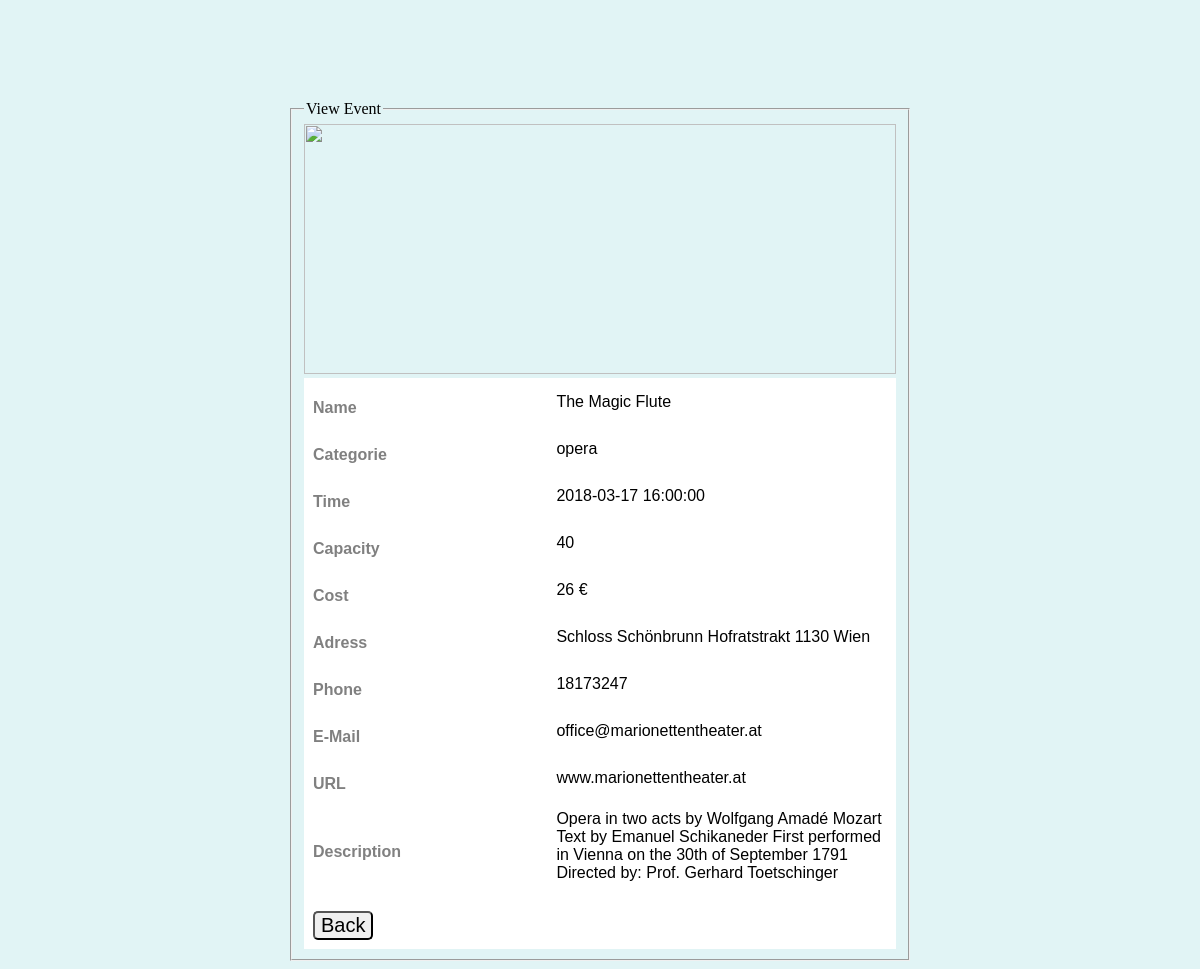
Screenshot of /PHP/Ying/view.php?id=1 with the database file from the repository.
### tables this page shows
CREATE TABLE `allE` (
  `id` int(11) NOT NULL,
  `name` varchar(555) NOT NULL,
  `categorie` varchar(111) NOT NULL,
  `eTime` datetime NOT NULL,
  `description` varchar(1255) NOT NULL,
  `capacity` int(150) DEFAULT NULL,
  `cost` int(11) NOT NULL,
  `adress` varchar(500) DEFAULT NULL,
  `email` varchar(100) DEFAULT NULL,
  `phone` int(50) DEFAULT NULL,
  `url` varchar(250) DEFAULT NULL,
  `sImg` varchar(500) NOT NULL,
  `bImg` varchar(500) NOT NULL
);

### PHP/Ying/view.php (the view, shortened to what this page needs)
<?php
require_once 'actions/connect.php';
if($_GET['id']) {
    $id = $_GET['id'];
    $sql = "SELECT * FROM allE WHERE id = {$id}";
    $result = $conn->query($sql);
    $data = $result->fetch_assoc();
?>
<!DOCTYPE html>
<html>
    <head>
    </head>
    <body>
    <fieldset>
        <legend>View Event</legend>
        <form action="actions/a_create.php" method="post">
            <table cellspacing="0" cellpadding="0">
                 <img src='<?php echo $data['bImg'] ?>' style='width:100%;height:250px;'>
                <tr>
                    <th>Name</th>
                    <td><?php echo $data['name'] ?></td>
                </tr>
                <tr>
                    <th>Categorie</th>
                    <td><?php echo $data['categorie'] ?></td>
                </tr>
                <tr>
                    <th>Time</th>
                    <td><?php echo $data['eTime'] ?></td>
                </tr>
                <tr>
                    <th>Capacity</th>
                    <td><?php echo $data['capacity'] ?></td>
                </tr>
                <tr>
                    <th>Cost</th>
                    <td><?php echo $data['cost'] ?> €</td>
                </tr>
                <tr>
                    <th>Adress</th>
                    <td><?php echo $data['adress'] ?></td>
                </tr>
                 <tr>
                    <th>Phone</th>
                    <td><?php echo $data['phone'] ?></td>
                </tr>
                <tr>
                    <th>E-Mail</th>
                    <td><?php echo $data['email'] ?></td>
                </tr>
                 <tr>
                    <th>URL</th>
                    <td><?php echo $data['url'] ?></td>
                </tr>
                <tr>
                    <th>Description</th>
                    <td><?php echo $data['description'] ?></td>
                </tr>
                <tr>
                    <th><a href="guest.php"><button type="button">Back</button></a></th>
                    <td></td>
                </tr>
            </table>
        </form>
    </fieldset>
    </body>
</html>
<?php
}
?>

### PHP/Ying/view.php (style rules this page uses)
body { background-color:#e1f4f5; }
fieldset { margin: auto; margin-top: 100px; width: 50%; }
table tr th { padding-top: 20px; }
table { font-family: arial, sans-serif; border-collapse: collapse; width: 100%; }
td, th { border: 1px solid white; text-align: left; padding: 8px; width: 20%; background-color: white; }
th { color: grey; }
button { font-size: 20px; border-radius: 5px; }

### rows the page displays
alle: name "The Magic Flute", categorie "opera", eTime "2018-03-17 16:00:00", capacity "40", cost "26", adress "Schloss Schönbrunn Hofratstrakt 1130 Wien", phone "18173247", email "office@marionettentheater.at", url "www.marionettentheater.at", description "Opera in two acts by Wolfgang Amadé Mozart Text by Emanuel Schikaneder First performed in Vienna on the 30th of September 1791 Directed by: Prof. Gerhard Toetschinger"
